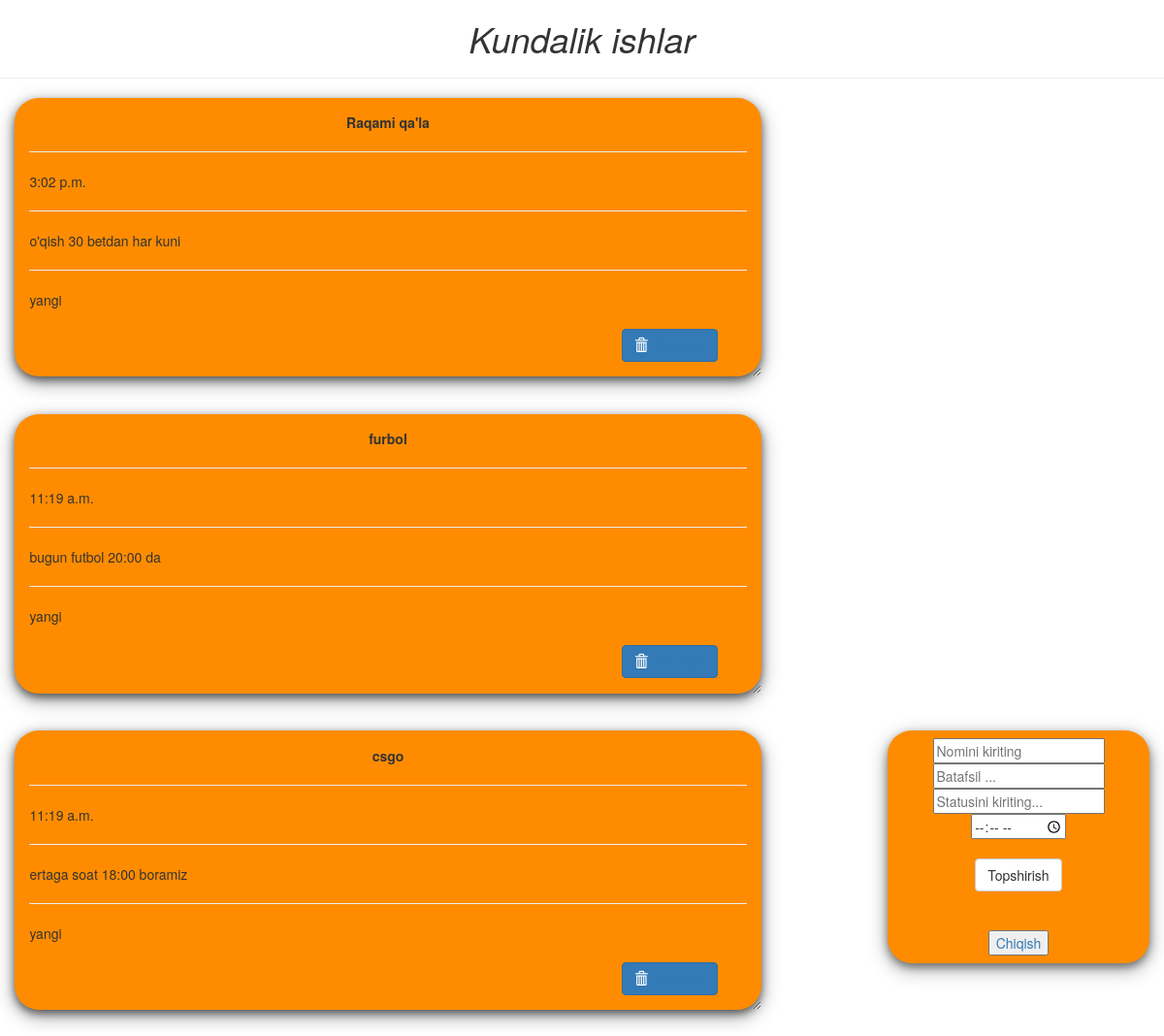
Screenshot of /todo/ (signed in) with the database file from the repository.
### todo_app/models.py (models this page shows, shortened)
class Todo(models.Model):
    a = (
        ("yangi","yangi"),
        ('bajarildi','bajarildi')
    )
    nom = models.CharField(max_length=50)
    batafsil = models.CharField(max_length=120)
    status = models.CharField(max_length=30,choices=a)
    vaqt = models.TimeField()
    user = models.ForeignKey(User, on_delete=models.CASCADE)

### todo_app/views.py (the view)
# urls.py: path('todo/', all_todo, name='todo'),
def all_todo(request):
    if request.user.is_authenticated:
        t = Todo.objects.filter(user=request.user)
        return render(request, 'todo.html', {"todo": t})
    else:
        return redirect('login')

### templates/todo.html (shortened to what this page needs)
<!DOCTYPE html>
<html lang="en" dir="ltr">
<head>
  <link rel="stylesheet" href="https://maxcdn.bootstrapcdn.com/bootstrap/3.3.7/css/bootstrap.min.css">
</head>
<body  class="container-fluid">
  <center class="row">
    <h1><i>Kundalik ishlar</i></h1>
    <hr />
  </center>
  <div class="row">
    {% for i in todo %}
    <div class="col-md-8">
      <div class="card">
        <center><b>{{i.nom}}</b></center>
        <hr/>
        {{i.vaqt}}
        <hr/>
        {{i.batafsil}}
        <hr/>
        {{i.status}}
        <br/>
        <br />
        <form action="/" method="POST" style=" padding-right: 4%; padding-bottom: 3%;">{% csrf_token %}
          <button  value="remove" type="submit"  class="btn btn-primary" style="float: right;"><span class="glyphicon glyphicon-trash"></span> <a style="text-decoration: none" href="/del/{{i.id}}">&nbsp;Remove</a></button>
        </form>
      </div>
    </div>
    {% endfor %}
    <div class="col-md-1"> </div>
    <div class="col-md-3" >
      <div  class="submit_form">
      <form class="form" action="{% url 'submit' %}"  method="POST">{% csrf_token %}
        <input name="n" type="text" placeholder="Nomini kiriting">
        <input name="b" type="text" placeholder="Batafsil ...">
        <input name="s" type="text" placeholder="Statusini kiriting...">
        <input name="v" type="time" placeholder="Vaqtni kiriting...">
        <br>
        <br>
        <center>
          <button type="submit" class="btn btn-default">Topshirish</button>
        </center>
        <br>
        <br>
        <button><a style="text-decoration: none" href="/logout/">Chiqish</a></button>
      </form>
    </div>
  </div>
</div>
</body>
</html>

### templates/todo.html (style rules this page uses)
.card { box-shadow: 0 4px 8px 0 rgba(0,0,0,0.5), 0 6px 20px 0 rgba(0,0,0,0.39); background: DarkOrange; margin-bottom : 5%; border-radius: 25px; padding : 2%; overflow: auto; resize: both; text-overflow: ellipsis; }
.submit_form { text-align: center; padding: 3%; background: DarkOrange; border-radius: 25px; box-shadow: 0 4px 8px 0 rgba(0,0,0,0.4), 0 6px 20px 0 rgba(0,0,0,0.36); }

### rows the page displays
Todo: nom "Raqami qa'la", vaqt "3:02 p.m.", batafsil "o'qish 30 betdan har kuni", status "yangi"
Todo: nom "furbol", vaqt "11:19 a.m.", batafsil "bugun futbol 20:00 da", status "yangi"
Todo: nom "csgo", vaqt "11:19 a.m.", batafsil "ertaga soat 18:00 boramiz", status "yangi"
